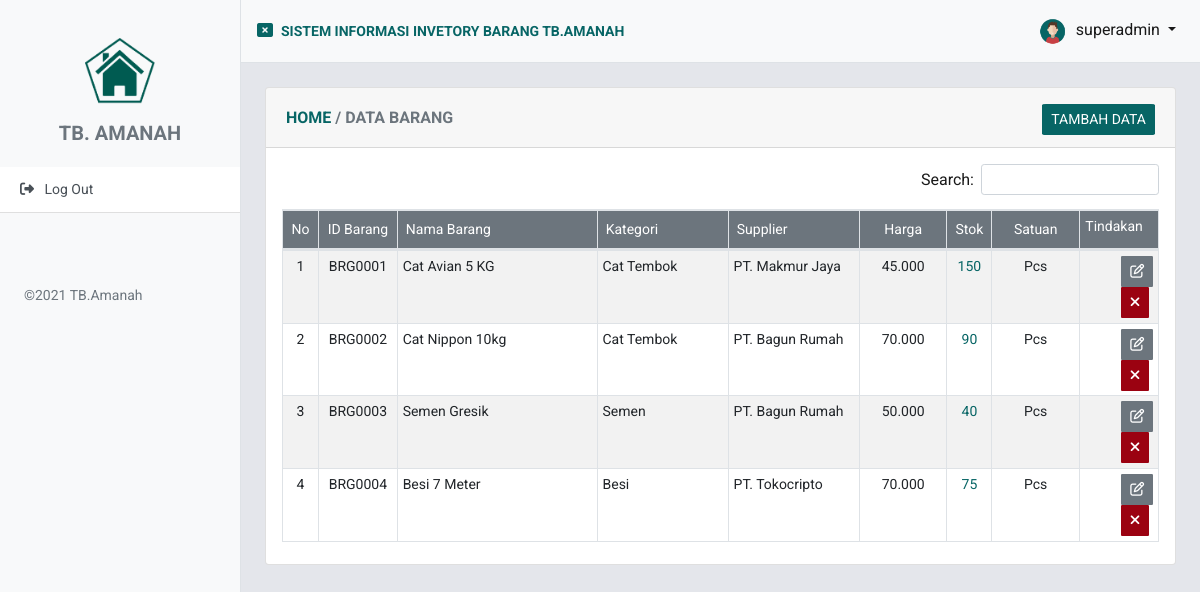
Page /databarang.php (signed in) on the committed database.
### tables this page shows
CREATE TABLE `tb_barang` (
  `id_barang` varchar(15) NOT NULL,
  `nama_barang` varchar(255) DEFAULT NULL,
  `id_supplier` varchar(15) DEFAULT NULL,
  `id_kategori` varchar(15) DEFAULT NULL,
  `satuan` varchar(250) DEFAULT NULL,
  `harga` int(50) DEFAULT NULL,
  `stok` int(11) DEFAULT NULL,
  PRIMARY KEY (`id_barang`)
);

CREATE TABLE `tb_kategori` (
  `id_kategori` varchar(15) NOT NULL,
  `nama_kategori` varchar(255) NOT NULL,
  PRIMARY KEY (`id_kategori`)
);

CREATE TABLE `tb_supplier` (
  `id_supplier` varchar(15) NOT NULL,
  `nama_supplier` varchar(255) NOT NULL,
  `no_telepon` varchar(20) NOT NULL,
  `alamat` text NOT NULL,
  PRIMARY KEY (`id_supplier`)
);

### databarang.php (the view, shortened to what this page needs)
<!DOCTYPE html>
<html lang="en">
    <?php include 'komponen/header.php'; ?>
    <body>
        <div class="d-flex" id="wrapper" >
         <?php include 'komponen/sidebar.php'; ?>
         <div id="page-content-wrapper">
         <?php include 'komponen/navbar.php'; ?>
<div class="card m-4">
<div class="card-header">
    <div class="row">
        <div class="col-sm-6 mt-1">
        <h6 class="mt-1"> <a href="index.php" class="text-success"><b>HOME </b></a><b  class="text-secondary"> / DATA BARANG</b></h6>
        </div>
        <div class="col-sm-6 text-right mt-1 ">
        <a href=""  class="btn btn-success btn-sm pl-2 pr-2" data-toggle="modal" data-target="#tambahModal"> TAMBAH DATA </a>
        </div>
    </div>
  </div>
  <div class="card-body p-3">
<div class="table-responsive">
  <table class="table table-sm table-hover table-striped table-bordered" id="dataTable" style="font-size:14px"  width="100%">
  <thead>
    <tr class="bg-secondary text-white">
      <td width="4%" class="text-center p-2">No</td>
      <td width="9%" class="text-center p-2">ID Barang</td>
      <td width="23%" class=" p-2">Nama Barang</td>
      <td width="15%" class=" p-2">Kategori</td>
      <td width="15%" class=" p-2">Supplier</td>
      <td width="10%" class="text-center p-2">Harga</td>
      <td width="5%" class="text-center p-2">Stok</td>
      <td width="10%" class="text-center p-2">Satuan</td>
      <td width="9%" class="text-right ">Tindakan&nbsp;&nbsp;&nbsp;</td>
    </tr>
  </thead>
  <tbody>
  <?php
        $no = 1;
        include 'koneksi.php';
        $query = mysqli_query($conn, "SELECT * FROM tb_barang a JOIN tb_supplier b ON a.id_supplier = b.id_supplier JOIN tb_kategori c ON a.id_kategori = c.id_kategori ORDER BY a.id_barang ASC");
        while ($data = mysqli_fetch_assoc($query)) {
            $id     = $data['id_barang'];
            $nm     = $data['nama_barang'];
            $ns     = $data['nama_supplier'];
            $kat    = $data['nama_kategori'];
            $sat    = $data['satuan'];
            $harga  = $data['harga'];
            $harga1 = number_format($harga, 0, ',', '.');
            $stok   = $data['stok'];
            ?>
            <tr>
            <td class="text-center"><?= $no++; ?></td>
            <td class="text-center"><?= $id ?></td>
            <td><?= $nm ?></td>
            <td><?= $kat ?></td>
            <td><?= $ns ?></td>
            <td class="text-center"><?= $harga1 ?></td>
            <td class=" text-center">
                <?php if($stok < 25 ){
                    echo "<span class='text-danger '>". $stok . "</span>";
                } else {
                    echo "<span class='text-success'>". $stok . "</span>";
                }
                ?>
        </td>
        <td class="text-center"><?= $sat ?></td>
            <td  class="text-right">
            <a href="#" data-toggle="modal" data-target="#editModal" data-id="<?= $id; ?>" class="btn btn-secondary btn-sm "><i class="fa fa-edit"></i></a><a href="aksi/deletebarang.php?id=<?= $id; ?>" onclick="return confirm('Anda yakin mau menghapus data ini ?')" class="btn btn-danger btn-sm ml-1 mr-1"><i class=" fa fa-times"></i></a>
            </td>
            </tr>
        <?php } ?>
  </tbody>
</table>
</div>
  </div>
</div>
<?php include 'komponen/footer.php'; ?>

### styles/main59.css (style rules this page uses)
body { background-color: #E4E6EB; font-family: 'Assistant', sans-serif; color: #191919; }

### komponen/header.php (style rules this page uses)
body { font-family: 'Roboto', sans-serif; }
.btn { border-radius:4%; }

### rows in the picture
tb_barang: id_barang "BRG0001", nama_barang "Cat Avian 5 KG", id_kategori.nama_kategori "Cat Tembok", id_supplier.nama_supplier "PT. Makmur Jaya", harga "45.000", stok "150", satuan "Pcs"
tb_barang: id_barang "BRG0002", nama_barang "Cat Nippon 10kg", id_kategori.nama_kategori "Cat Tembok", id_supplier.nama_supplier "PT. Bagun Rumah", harga "70.000", stok "90", satuan "Pcs"
tb_barang: id_barang "BRG0003", nama_barang "Semen Gresik", id_kategori.nama_kategori "Semen", id_supplier.nama_supplier "PT. Bagun Rumah", harga "50.000", stok "40", satuan "Pcs"
tb_barang: id_barang "BRG0004", nama_barang "Besi 7 Meter", id_kategori.nama_kategori "Besi", id_supplier.nama_supplier "PT. Tokocripto", harga "70.000", stok "75", satuan "Pcs"

### other values in the picture
$sesen_username "superadmin"
